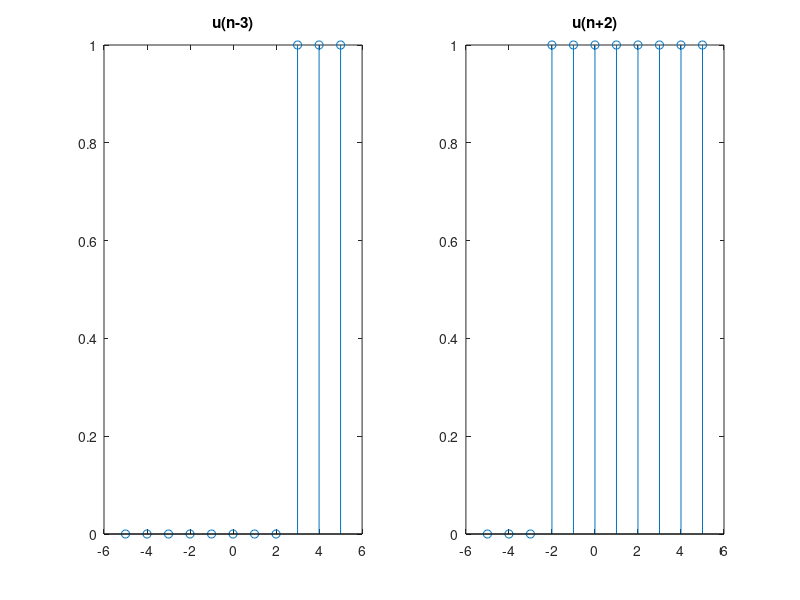

The MATLAB source for this figure:
L1 = 5;
L2 = 5;
n = -L1:L2;

u1 = [zeros(1,L1 + 3) ones(1,L2 - 2)];      % ham u(n-3)
subplot(1,2,1)
stem(n,u1)
title('u(n-3)');


u2 = [zeros(1,L1 - 2) ones(1,L2 + 3)];      % ham u(n+2)
subplot(1,2,2)
stem(n,u2)
title('u(n+2)');
